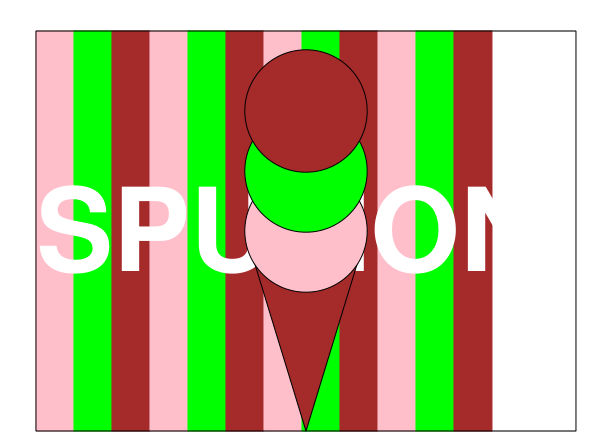

Generate this figure with Python:
import fitz
from fitz.utils import getColor
"""
@created: 2017-07-03 14:00:00

@author: (c) Jorj X. McKie

Demo for creating the "SPUMONI" drawing contained in ReportLab's Users Guide
on pp. 25 - 26

Dependencies:
PyMuPDF

License:
 GNU GPL 3+

The only purpose of this ugly picture is to show, that creating it with PyMuPDF
is definitely at least as easy and straightforward ...

"""

green, pink, brown = getColor("green"), getColor("pink"), getColor("brown")
clist = (pink, green, brown)       # make a list of these colors
top  = 72                          # some convenience constants
left = right = top / 2
nrects = 14
fname = "Helvetica-Bold"           # fontname
doc = fitz.open()                  # empty new document
cw = doc._getCharWidths(fname)     # get glyph widths of the font
text = "SPUMONI"                   # the ominous text
textl = sum([cw[ord(c)] for c in text])     # get total glyph width of text
width, height = fitz.PaperSize("letter")
page = doc.newPage(-1, width = width, height = height)     # insert new page
rwidth = (width - 2*left) / nrects # rect width, leaves borders of 36 px
fsize = (width - 2*left) / textl   # optimum fontsize
rheight = 400                      # rect height
for i in range(nrects-2):          # draw colored rectangles (last 2 stay white)
    r = fitz.Rect(left + i*rwidth, top, left + (i+1)*rwidth, top + rheight)
    page.drawRect(r, color = clist[i % 3], fill = clist[i % 3])
# draw outer black border
page.drawRect(fitz.Rect(left, top, width - right, top + rheight))
# insert the big text in white letters, a little above rectangle's middle line
page.insertText(fitz.Point(left, top + (rheight + fsize*0.7)/2), text,
                fontsize=fsize, fontname = fname, color = getColor("white"))

# now the wafer cone with its 3 defining points
points = (fitz.Point(width/2, top + rheight),        # center of bottom line
          fitz.Point(width*0.4, top + rheight*0.5),  # upper corner left
          fitz.Point(width*0.6, top + rheight*0.5))  # upper corner right
page.drawPolyline(points, fill = brown, closePath = True)  # draw and fill it

# now the three ice scoops, their centers are above each other
page.drawCircle(fitz.Point(width*0.5, top + rheight*0.5), width*0.1, fill = pink)
page.drawCircle(fitz.Point(width*0.5, top + rheight*0.35), width*0.1, fill = green)
page.drawCircle(fitz.Point(width*0.5, top + rheight*0.2), width*0.1, fill = brown)
# done!
doc.save("spumoni.pdf")
